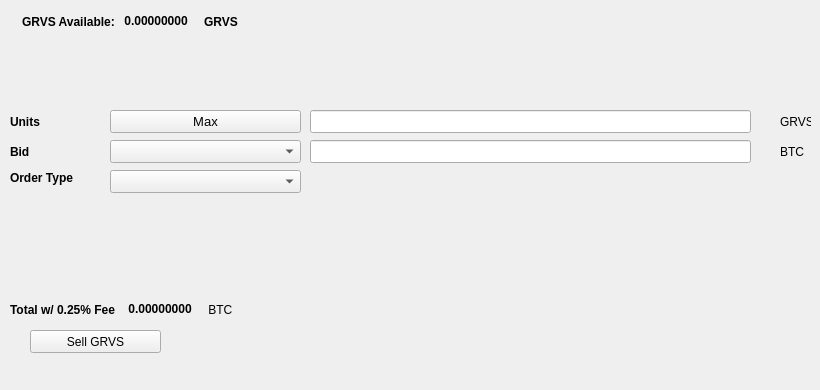
   <widget class="QWidget" name="SellTab">
    <attribute name="title">
     <string>Sell</string>
    </attribute>
    <widget class="QLabel" name="label_16">
     <property name="geometry">
      <rect>
       <x>780</x>
       <y>140</y>
       <width>31</width>
       <height>23</height>
      </rect>
     </property>
     <property name="text">
      <string>BTC</string>
     </property>
    </widget>
    <widget class="QComboBox" name="SellBidcomboBox">
     <property name="geometry">
      <rect>
       <x>110</x>
       <y>140</y>
       <width>191</width>
       <height>23</height>
      </rect>
     </property>
     <property name="font">
      <font>
       <pointsize>10</pointsize>
      </font>
     </property>
    </widget>
    <widget class="QLabel" name="label_18">
     <property name="geometry">
      <rect>
       <x>10</x>
       <y>110</y>
       <width>46</width>
       <height>23</height>
      </rect>
     </property>
     <property name="font">
      <font>
       <weight>75</weight>
       <bold>true</bold>
      </font>
     </property>
     <property name="text">
      <string>Units</string>
     </property>
    </widget>
    <widget class="QPushButton" name="Sell_Max_Amount">
     <property name="geometry">
      <rect>
       <x>110</x>
       <y>110</y>
       <width>191</width>
       <height>23</height>
      </rect>
     </property>
     <property name="font">
      <font>
       <pointsize>10</pointsize>
      </font>
     </property>
     <property name="text">
      <string>Max</string>
     </property>
    </widget>
    <widget class="QLabel" name="label_20">
     <property name="geometry">
      <rect>
       <x>10</x>
       <y>170</y>
       <width>91</width>
       <height>16</height>
      </rect>
     </property>
     <property name="font">
      <font>
       <weight>75</weight>
       <bold>true</bold>
      </font>
     </property>
     <property name="text">
      <string>Order Type</string>
     </property>
    </widget>
    <widget class="QComboBox" name="SellOrdertypeCombo">
     <property name="geometry">
      <rect>
       <x>110</x>
       <y>170</y>
       <width>191</width>
       <height>23</height>
      </rect>
     </property>
     <property name="font">
      <font>
       <pointsize>10</pointsize>
      </font>
     </property>
    </widget>
    <widget class="QLabel" name="label_21">
     <property name="geometry">
      <rect>
       <x>10</x>
       <y>140</y>
       <width>46</width>
       <height>23</height>
      </rect>
     </property>
     <property name="font">
      <font>
       <weight>75</weight>
       <bold>true</bold>
      </font>
     </property>
     <property name="text">
      <string>Bid</string>
     </property>
    </widget>
    <widget class="QLabel" name="label_22">
     <property name="geometry">
      <rect>
       <x>780</x>
       <y>110</y>
       <width>31</width>
       <height>23</height>
      </rect>
     </property>
     <property name="text">
      <string>GRVS</string>
     </property>
    </widget>
    <widget class="QLineEdit" name="UnitsInputGRVS">
     <property name="geometry">
      <rect>
       <x>310</x>
       <y>110</y>
       <width>441</width>
       <height>23</height>
      </rect>
     </property>
     <property name="font">
      <font>
       <pointsize>9</pointsize>
       <weight>75</weight>
       <bold>true</bold>
      </font>
     </property>
    </widget>
    <widget class="QLineEdit" name="SellBidPriceEdit">
     <property name="geometry">
      <rect>
       <x>310</x>
       <y>140</y>
       <width>441</width>
       <height>23</height>
      </rect>
     </property>
     <property name="font">
      <font>
       <pointsize>9</pointsize>
       <weight>75</weight>
       <bold>true</bold>
      </font>
     </property>
    </widget>
    <widget class="QPushButton" name="SellGRVSBTN">
     <property name="geometry">
      <rect>
       <x>30</x>
       <y>330</y>
       <width>131</width>
       <height>23</height>
      </rect>
     </property>
     <property name="text">
      <string>Sell GRVS</string>
     </property>
     <property name="icon">
      <iconset resource="../grvs">
       <normaloff>:/icons/bitcoin</normaloff>:/icons/bitcoin</iconset>
     </property>
    </widget>
    <widget class="QWidget" name="layoutWidget3">
     <property name="geometry">
      <rect>
       <x>22</x>
       <y>12</y>
       <width>258</width>
       <height>19</height>
      </rect>
     </property>
     <layout class="QHBoxLayout" name="horizontalLayout">
      <item>
       <widget class="QLabel" name="label232_2">
        <property name="font">
         <font>
          <weight>75</weight>
          <bold>true</bold>
         </font>
        </property>
        <property name="text">
         <string>GRVS Available:</string>
        </property>
       </widget>
      </item>
      <item>
       <widget class="QLabel" name="GRVSAvailableLabel">
        <property name="palette">
         <palette>
          <active>
           <colorrole role="WindowText">
            <brush brushstyle="SolidPattern">
             <color alpha="255">
              <red>0</red>
              <green>0</green>
              <blue>0</blue>
             </color>
            </brush>
           </colorrole>
           <colorrole role="Button">
            <brush brushstyle="SolidPattern">
             <color alpha="255">
              <red>0</red>
              <green>170</green>
              <blue>0</blue>
             </color>
            </brush>
           </colorrole>
           <colorrole role="Light">
            <brush brushstyle="SolidPattern">
             <color alpha="255">
              <red>0</red>
              <green>255</green>
              <blue>0</blue>
             </color>
            </brush>
           </colorrole>
           <colorrole role="Midlight">
            <brush brushstyle="SolidPattern">
             <color alpha="255">
              <red>0</red>
              <green>212</green>
              <blue>0</blue>
             </color>
            </brush>
           </colorrole>
           <colorrole role="Dark">
            <brush brushstyle="SolidPattern">
             <color alpha="255">
              <red>0</red>
              <green>85</green>
              <blue>0</blue>
             </color>
            </brush>
           </colorrole>
           <colorrole role="Mid">
            <brush brushstyle="SolidPattern">
             <color alpha="255">
              <red>0</red>
              <green>113</green>
              <blue>0</blue>
             </color>
            </brush>
           </colorrole>
           <colorrole role="Text">
            <brush brushstyle="SolidPattern">
             <color alpha="255">
              <red>0</red>
              <green>170</green>
              <blue>0</blue>
             </color>
            </brush>
           </colorrole>
           <colorrole role="BrightText">
            <brush brushstyle="SolidPattern">
             <color alpha="255">
              <red>255</red>
              <green>255</green>
              <blue>255</blue>
             </color>
            </brush>
           </colorrole>
           <colorrole role="ButtonText">
            <brush brushstyle="SolidPattern">
             <color alpha="255">
              <red>0</red>
              <green>0</green>
              <blue>0</blue>
             </color>
            </brush>
           </colorrole>
           <colorrole role="Base">
            <brush brushstyle="SolidPattern">
             <color alpha="255">
              <red>255</red>
              <green>255</green>
              <blue>255</blue>
             </color>
            </brush>
           </colorrole>
           <colorrole role="Window">
            <brush brushstyle="SolidPattern">
             <color alpha="255">
              <red>0</red>
              <green>170</green>
              <blue>0</blue>
             </color>
            </brush>
           </colorrole>
           <colorrole role="Shadow">
            <brush brushstyle="SolidPattern">
             <color alpha="255">
              <red>0</red>
              <green>0</green>
              <blue>0</blue>
             </color>
            </brush>
           </colorrole>
           <colorrole role="AlternateBase">
            <brush brushstyle="SolidPattern">
             <color alpha="255">
              <red>127</red>
              <green>212</green>
              <blue>127</blue>
             </color>
            </brush>
           </colorrole>
           <colorrole role="ToolTipBase">
            <brush brushstyle="SolidPattern">
             <color alpha="255">
              <red>255</red>
              <green>255</green>
              <blue>220</blue>
             </color>
            </brush>
           </colorrole>
           <colorrole role="ToolTipText">
            <brush brushstyle="SolidPattern">
             <color alpha="255">
              <red>0</red>
              <green>0</green>
              <blue>0</blue>
             </color>
            </brush>
           </colorrole>
          </active>
          <inactive>
           <colorrole role="WindowText">
            <brush brushstyle="SolidPattern">
             <color alpha="255">
              <red>0</red>
              <green>0</green>
              <blue>0</blue>
             </color>
            </brush>
           </colorrole>
           <colorrole role="Button">
            <brush brushstyle="SolidPattern">
             <color alpha="255">
              <red>0</red>
              <green>170</green>
              <blue>0</blue>
             </color>
            </brush>
           </colorrole>
           <colorrole role="Light">
            <brush brushstyle="SolidPattern">
             <color alpha="255">
              <red>0</red>
              <green>255</green>
              <blue>0</blue>
             </color>
            </brush>
           </colorrole>
           <colorrole role="Midlight">
            <brush brushstyle="SolidPattern">
             <color alpha="255">
              <red>0</red>
              <green>212</green>
              <blue>0</blue>
             </color>
            </brush>
           </colorrole>
           <colorrole role="Dark">
            <brush brushstyle="SolidPattern">
             <color alpha="255">
              <red>0</red>
              <green>85</green>
              <blue>0</blue>
             </color>
            </brush>
           </colorrole>
           <colorrole role="Mid">
            <brush brushstyle="SolidPattern">
             <color alpha="255">
              <red>0</red>
              <green>113</green>
              <blue>0</blue>
             </color>
            </brush>
           </colorrole>
           <colorrole role="Text">
            <brush brushstyle="SolidPattern">
             <color alpha="255">
              <red>0</red>
              <green>170</green>
              <blue>0</blue>
             </color>
            </brush>
           </colorrole>
           <colorrole role="BrightText">
            <brush brushstyle="SolidPattern">
             <color alpha="255">
              <red>255</red>
              <green>255</green>
              <blue>255</blue>
             </color>
            </brush>
           </colorrole>
           <colorrole role="ButtonText">
            <brush brushstyle="SolidPattern">
             <color alpha="255">
              <red>0</red>
              <green>0</green>
              <blue>0</blue>
             </color>
            </brush>
           </colorrole>
           <colorrole role="Base">
            <brush brushstyle="SolidPattern">
             <color alpha="255">
              <red>255</red>
              <green>255</green>
              <blue>255</blue>
             </color>
            </brush>
           </colorrole>
           <colorrole role="Window">
            <brush brushstyle="SolidPattern">
             <color alpha="255">
              <red>0</red>
              <green>170</green>
              <blue>0</blue>
             </color>
            </brush>
           </colorrole>
           <colorrole role="Shadow">
            <brush brushstyle="SolidPattern">
             <color alpha="255">
              <red>0</red>
              <green>0</green>
              <blue>0</blue>
             </color>
            </brush>
           </colorrole>
           <colorrole role="AlternateBase">
            <brush brushstyle="SolidPattern">
             <color alpha="255">
              <red>127</red>
              <green>212</green>
              <blue>127</blue>
             </color>
            </brush>
           </colorrole>
           <colorrole role="ToolTipBase">
            <brush brushstyle="SolidPattern">
             <color alpha="255">
              <red>255</red>
              <green>255</green>
              <blue>220</blue>
             </color>
            </brush>
           </colorrole>
           <colorrole role="ToolTipText">
            <brush brushstyle="SolidPattern">
             <color alpha="255">
              <red>0</red>
              <green>0</green>
              <blue>0</blue>
             </color>
            </brush>
           </colorrole>
          </inactive>
          <disabled>
           <colorrole role="WindowText">
            <brush brushstyle="SolidPattern">
             <color alpha="255">
              <red>0</red>
              <green>85</green>
              <blue>0</blue>
             </color>
            </brush>
           </colorrole>
           <colorrole role="Button">
            <brush brushstyle="SolidPattern">
             <color alpha="255">
              <red>0</red>
              <green>170</green>
              <blue>0</blue>
             </color>
            </brush>
           </colorrole>
           <colorrole role="Light">
            <brush brushstyle="SolidPattern">
             <color alpha="255">
              <red>0</red>
              <green>255</green>
              <blue>0</blue>
             </color>
            </brush>
           </colorrole>
           <colorrole role="Midlight">
            <brush brushstyle="SolidPattern">
             <color alpha="255">
              <red>0</red>
              <green>212</green>
              <blue>0</blue>
             </color>
            </brush>
           </colorrole>
           <colorrole role="Dark">
            <brush brushstyle="SolidPattern">
             <color alpha="255">
              <red>0</red>
              <green>85</green>
              <blue>0</blue>
             </color>
            </brush>
           </colorrole>
           <colorrole role="Mid">
            <brush brushstyle="SolidPattern">
             <color alpha="255">
              <red>0</red>
              <green>113</green>
              <blue>0</blue>
             </color>
            </brush>
           </colorrole>
           <colorrole role="Text">
            <brush brushstyle="SolidPattern">
             <color alpha="255">
              <red>0</red>
              <green>85</green>
              <blue>0</blue>
             </color>
            </brush>
           </colorrole>
           <colorrole role="BrightText">
            <brush brushstyle="SolidPattern">
             <color alpha="255">
              <red>255</red>
              <green>255</green>
              <blue>255</blue>
             </color>
            </brush>
           </colorrole>
           <colorrole role="ButtonText">
            <brush brushstyle="SolidPattern">
             <color alpha="255">
              <red>0</red>
              <green>85</green>
              <blue>0</blue>
             </color>
            </brush>
           </colorrole>
           <colorrole role="Base">
            <brush brushstyle="SolidPattern">
             <color alpha="255">
              <red>0</red>
              <green>170</green>
              <blue>0</blue>
             </color>
            </brush>
           </colorrole>
           <colorrole role="Window">
            <brush brushstyle="SolidPattern">
             <color alpha="255">
              <red>0</red>
              <green>170</green>
              <blue>0</blue>
             </color>
            </brush>
           </colorrole>
           <colorrole role="Shadow">
            <brush brushstyle="SolidPattern">
             <color alpha="255">
              <red>0</red>
              <green>0</green>
              <blue>0</blue>
             </color>
            </brush>
           </colorrole>
           <colorrole role="AlternateBase">
            <brush brushstyle="SolidPattern">
             <color alpha="255">
              <red>0</red>
              <green>170</green>
              <blue>0</blue>
             </color>
            </brush>
           </colorrole>
           <colorrole role="ToolTipBase">
            <brush brushstyle="SolidPattern">
             <color alpha="255">
              <red>255</red>
              <green>255</green>
              <blue>220</blue>
             </color>
            </brush>
           </colorrole>
           <colorrole role="ToolTipText">
            <brush brushstyle="SolidPattern">
             <color alpha="255">
              <red>0</red>
              <green>0</green>
              <blue>0</blue>
             </color>
            </brush>
           </colorrole>
          </disabled>
         </palette>
        </property>
        <property name="font">
         <font>
          <weight>75</weight>
          <bold>true</bold>
         </font>
        </property>
        <property name="text">
         <string> 0.00000000 </string>
        </property>
        <property name="textInteractionFlags">
         <set>Qt::LinksAccessibleByMouse|Qt::TextSelectableByKeyboard|Qt::TextSelectableByMouse</set>
        </property>
       </widget>
      </item>
      <item>
       <widget class="QLabel" name="labelGRVS">
        <property name="font">
         <font>
          <weight>75</weight>
          <bold>true</bold>
         </font>
        </property>
        <property name="text">
         <string>GRVS</string>
        </property>
       </widget>
      </item>
     </layout>
    </widget>
    <widget class="QWidget" name="layoutWidget">
     <property name="geometry">
      <rect>
       <x>10</x>
       <y>300</y>
       <width>268</width>
       <height>19</height>
      </rect>
     </property>
     <layout class="QHBoxLayout" name="horizontalLayout_2">
      <item>
       <widget class="QLabel" name="label_19">
        <property name="font">
         <font>
          <weight>75</weight>
          <bold>true</bold>
         </font>
        </property>
        <property name="text">
         <string>Total w/ 0.25% Fee </string>
        </property>
       </widget>
      </item>
      <item>
       <widget class="QLabel" name="SellCostLabel">
        <property name="palette">
         <palette>
          <active>
           <colorrole role="WindowText">
            <brush brushstyle="SolidPattern">
             <color alpha="255">
              <red>0</red>
              <green>0</green>
              <blue>0</blue>
             </color>
            </brush>
           </colorrole>
           <colorrole role="Button">
            <brush brushstyle="SolidPattern">
             <color alpha="255">
              <red>0</red>
              <green>170</green>
              <blue>0</blue>
             </color>
            </brush>
           </colorrole>
           <colorrole role="Light">
            <brush brushstyle="SolidPattern">
             <color alpha="255">
              <red>0</red>
              <green>255</green>
              <blue>0</blue>
             </color>
            </brush>
           </colorrole>
           <colorrole role="Midlight">
            <brush brushstyle="SolidPattern">
             <color alpha="255">
              <red>0</red>
              <green>212</green>
              <blue>0</blue>
             </color>
            </brush>
           </colorrole>
           <colorrole role="Dark">
            <brush brushstyle="SolidPattern">
             <color alpha="255">
              <red>0</red>
              <green>85</green>
              <blue>0</blue>
             </color>
            </brush>
           </colorrole>
           <colorrole role="Mid">
            <brush brushstyle="SolidPattern">
             <color alpha="255">
              <red>0</red>
              <green>113</green>
              <blue>0</blue>
             </color>
            </brush>
           </colorrole>
           <colorrole role="Text">
            <brush brushstyle="SolidPattern">
             <color alpha="255">
              <red>0</red>
              <green>170</green>
              <blue>0</blue>
             </color>
            </brush>
           </colorrole>
           <colorrole role="BrightText">
            <brush brushstyle="SolidPattern">
             <color alpha="255">
              <red>255</red>
              <green>255</green>
              <blue>255</blue>
             </color>
            </brush>
           </colorrole>
           <colorrole role="ButtonText">
            <brush brushstyle="SolidPattern">
             <color alpha="255">
              <red>0</red>
              <green>0</green>
              <blue>0</blue>
             </color>
            </brush>
           </colorrole>
           <colorrole role="Base">
            <brush brushstyle="SolidPattern">
             <color alpha="255">
              <red>255</red>
              <green>255</green>
              <blue>255</blue>
             </color>
            </brush>
           </colorrole>
           <colorrole role="Window">
            <brush brushstyle="SolidPattern">
             <color alpha="255">
              <red>0</red>
              <green>170</green>
              <blue>0</blue>
             </color>
            </brush>
           </colorrole>
           <colorrole role="Shadow">
            <brush brushstyle="SolidPattern">
             <color alpha="255">
              <red>0</red>
              <green>0</green>
              <blue>0</blue>
             </color>
            </brush>
           </colorrole>
           <colorrole role="AlternateBase">
            <brush brushstyle="SolidPattern">
             <color alpha="255">
              <red>127</red>
              <green>212</green>
              <blue>127</blue>
             </color>
            </brush>
           </colorrole>
           <colorrole role="ToolTipBase">
            <brush brushstyle="SolidPattern">
             <color alpha="255">
              <red>255</red>
              <green>255</green>
              <blue>220</blue>
             </color>
            </brush>
           </colorrole>
           <colorrole role="ToolTipText">
            <brush brushstyle="SolidPattern">
             <color alpha="255">
              <red>0</red>
              <green>0</green>
              <blue>0</blue>
             </color>
            </brush>
           </colorrole>
          </active>
          <inactive>
           <colorrole role="WindowText">
            <brush brushstyle="SolidPattern">
             <color alpha="255">
              <red>0</red>
              <green>0</green>
              <blue>0</blue>
             </color>
            </brush>
           </colorrole>
           <colorrole role="Button">
            <brush brushstyle="SolidPattern">
             <color alpha="255">
              <red>0</red>
              <green>170</green>
              <blue>0</blue>
             </color>
            </brush>
           </colorrole>
           <colorrole role="Light">
            <brush brushstyle="SolidPattern">
             <color alpha="255">
              <red>0</red>
              <green>255</green>
              <blue>0</blue>
             </color>
            </brush>
           </colorrole>
           <colorrole role="Midlight">
            <brush brushstyle="SolidPattern">
             <color alpha="255">
              <red>0</red>
              <green>212</green>
              <blue>0</blue>
             </color>
            </brush>
           </colorrole>
           <colorrole role="Dark">
            <brush brushstyle="SolidPattern">
             <color alpha="255">
              <red>0</red>
              <green>85</green>
              <blue>0</blue>
             </color>
            </brush>
           </colorrole>
           <colorrole role="Mid">
            <brush brushstyle="SolidPattern">
             <color alpha="255">
              <red>0</red>
              <green>113</green>
              <blue>0</blue>
             </color>
            </brush>
           </colorrole>
           <colorrole role="Text">
            <brush brushstyle="SolidPattern">
             <color alpha="255">
              <red>0</red>
              <green>170</green>
              <blue>0</blue>
             </color>
            </brush>
           </colorrole>
           <colorrole role="BrightText">
            <brush brushstyle="SolidPattern">
             <color alpha="255">
              <red>255</red>
              <green>255</green>
              <blue>255</blue>
             </color>
            </brush>
           </colorrole>
           <colorrole role="ButtonText">
            <brush brushstyle="SolidPattern">
             <color alpha="255">
              <red>0</red>
              <green>0</green>
              <blue>0</blue>
             </color>
            </brush>
           </colorrole>
           <colorrole role="Base">
            <brush brushstyle="SolidPattern">
             <color alpha="255">
              <red>255</red>
              <green>255</green>
              <blue>255</blue>
             </color>
            </brush>
           </colorrole>
           <colorrole role="Window">
            <brush brushstyle="SolidPattern">
             <color alpha="255">
              <red>0</red>
              <green>170</green>
              <blue>0</blue>
             </color>
            </brush>
           </colorrole>
           <colorrole role="Shadow">
            <brush brushstyle="SolidPattern">
             <color alpha="255">
              <red>0</red>
              <green>0</green>
              <blue>0</blue>
             </color>
            </brush>
           </colorrole>
           <colorrole role="AlternateBase">
            <brush brushstyle="SolidPattern">
             <color alpha="255">
              <red>127</red>
              <green>212</green>
              <blue>127</blue>
             </color>
            </brush>
           </colorrole>
           <colorrole role="ToolTipBase">
            <brush brushstyle="SolidPattern">
             <color alpha="255">
              <red>255</red>
              <green>255</green>
              <blue>220</blue>
             </color>
            </brush>
           </colorrole>
           <colorrole role="ToolTipText">
            <brush brushstyle="SolidPattern">
             <color alpha="255">
              <red>0</red>
              <green>0</green>
              <blue>0</blue>
             </color>
            </brush>
           </colorrole>
          </inactive>
          <disabled>
           <colorrole role="WindowText">
            <brush brushstyle="SolidPattern">
             <color alpha="255">
              <red>0</red>
              <green>85</green>
              <blue>0</blue>
             </color>
            </brush>
           </colorrole>
           <colorrole role="Button">
            <brush brushstyle="SolidPattern">
             <color alpha="255">
              <red>0</red>
              <green>170</green>
              <blue>0</blue>
             </color>
            </brush>
           </colorrole>
           <colorrole role="Light">
            <brush brushstyle="SolidPattern">
             <color alpha="255">
              <red>0</red>
              <green>255</green>
              <blue>0</blue>
             </color>
            </brush>
           </colorrole>
           <colorrole role="Midlight">
            <brush brushstyle="SolidPattern">
             <color alpha="255">
              <red>0</red>
              <green>212</green>
              <blue>0</blue>
             </color>
            </brush>
           </colorrole>
           <colorrole role="Dark">
            <brush brushstyle="SolidPattern">
             <color alpha="255">
              <red>0</red>
              <green>85</green>
              <blue>0</blue>
             </color>
            </brush>
           </colorrole>
           <colorrole role="Mid">
            <brush brushstyle="SolidPattern">
             <color alpha="255">
              <red>0</red>
              <green>113</green>
              <blue>0</blue>
             </color>
            </brush>
           </colorrole>
           <colorrole role="Text">
            <brush brushstyle="SolidPattern">
             <color alpha="255">
              <red>0</red>
              <green>85</green>
              <blue>0</blue>
             </color>
            </brush>
           </colorrole>
           <colorrole role="BrightText">
            <brush brushstyle="SolidPattern">
             <color alpha="255">
              <red>255</red>
              <green>255</green>
              <blue>255</blue>
             </color>
            </brush>
           </colorrole>
           <colorrole role="ButtonText">
            <brush brushstyle="SolidPattern">
             <color alpha="255">
              <red>0</red>
              <green>85</green>
              <blue>0</blue>
             </color>
            </brush>
           </colorrole>
           <colorrole role="Base">
            <brush brushstyle="SolidPattern">
             <color alpha="255">
              <red>0</red>
              <green>170</green>
              <blue>0</blue>
             </color>
            </brush>
           </colorrole>
           <colorrole role="Window">
            <brush brushstyle="SolidPattern">
             <color alpha="255">
              <red>0</red>
              <green>170</green>
              <blue>0</blue>
             </color>
            </brush>
           </colorrole>
           <colorrole role="Shadow">
            <brush brushstyle="SolidPattern">
             <color alpha="255">
              <red>0</red>
              <green>0</green>
              <blue>0</blue>
             </color>
            </brush>
           </colorrole>
           <colorrole role="AlternateBase">
            <brush brushstyle="SolidPattern">
             <color alpha="255">
              <red>0</red>
              <green>170</green>
              <blue>0</blue>
             </color>
            </brush>
           </colorrole>
           <colorrole role="ToolTipBase">
            <brush brushstyle="SolidPattern">
             <color alpha="255">
              <red>255</red>
              <green>255</green>
              <blue>220</blue>
             </color>
            </brush>
           </colorrole>
           <colorrole role="ToolTipText">
            <brush brushstyle="SolidPattern">
             <color alpha="255">
              <red>0</red>
              <green>0</green>
              <blue>0</blue>
             </color>
            </brush>
           </colorrole>
          </disabled>
         </palette>
        </property>
        <property name="font">
         <font>
          <weight>75</weight>
          <bold>true</bold>
         </font>
        </property>
        <property name="autoFillBackground">
         <bool>false</bool>
        </property>
        <property name="text">
         <string> 0.00000000</string>
        </property>
        <property name="textInteractionFlags">
         <set>Qt::LinksAccessibleByMouse|Qt::TextSelectableByMouse</set>
        </property>
       </widget>
      </item>
      <item>
       <widget class="QLabel" name="label_17">
        <property name="font">
         <font>
          <weight>50</weight>
          <bold>false</bold>
         </font>
        </property>
        <property name="text">
         <string> BTC</string>
        </property>
       </widget>
      </item>
     </layout>
    </widget>
    <widget class="QLabel" name="label_23">
     <property name="geometry">
      <rect>
       <x>460</x>
       <y>300</y>
       <width>281</width>
       <height>81</height>
      </rect>
     </property>
     <property name="text">
      <string/>
     </property>
     <property name="pixmap">
      <pixmap>:/images/bittrex</pixmap>
     </property>
    </widget>
   </widget>
